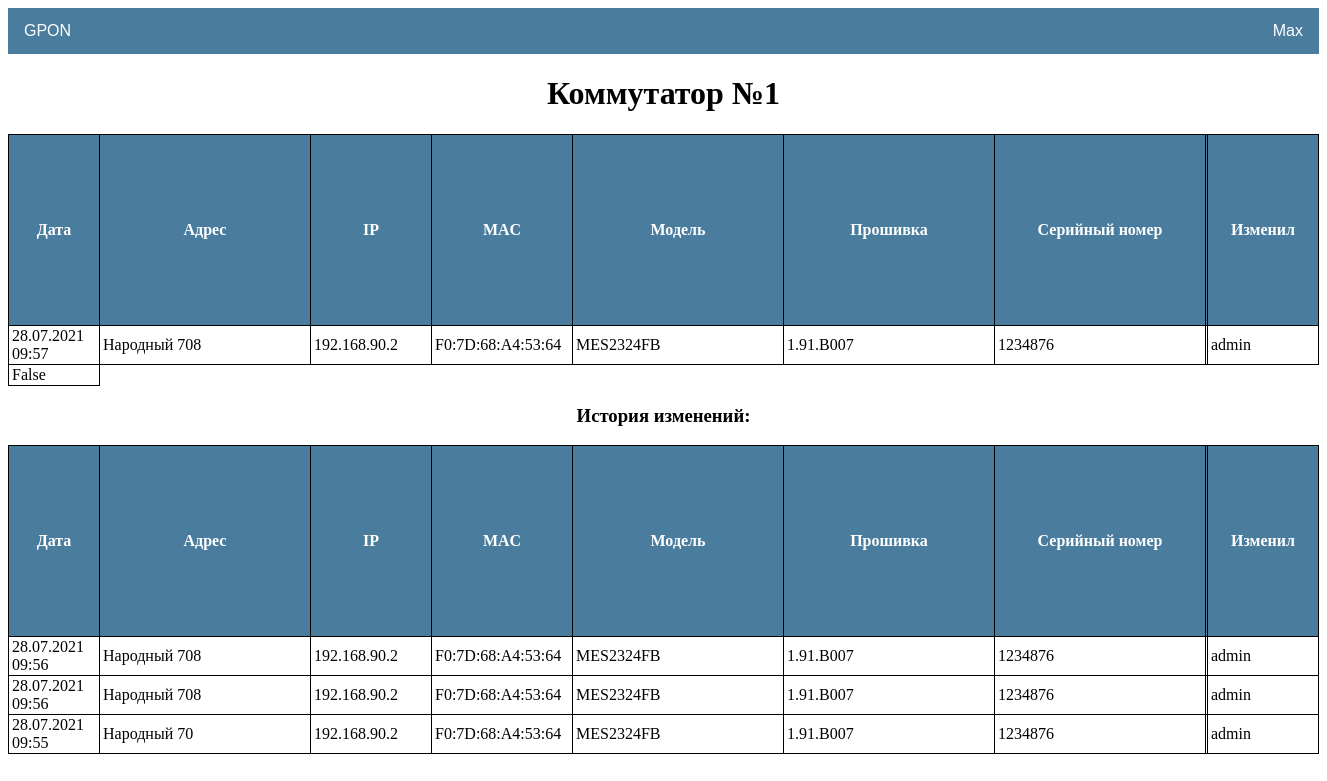
The page /network/switch/1 (signed in) on the database as committed earlier.
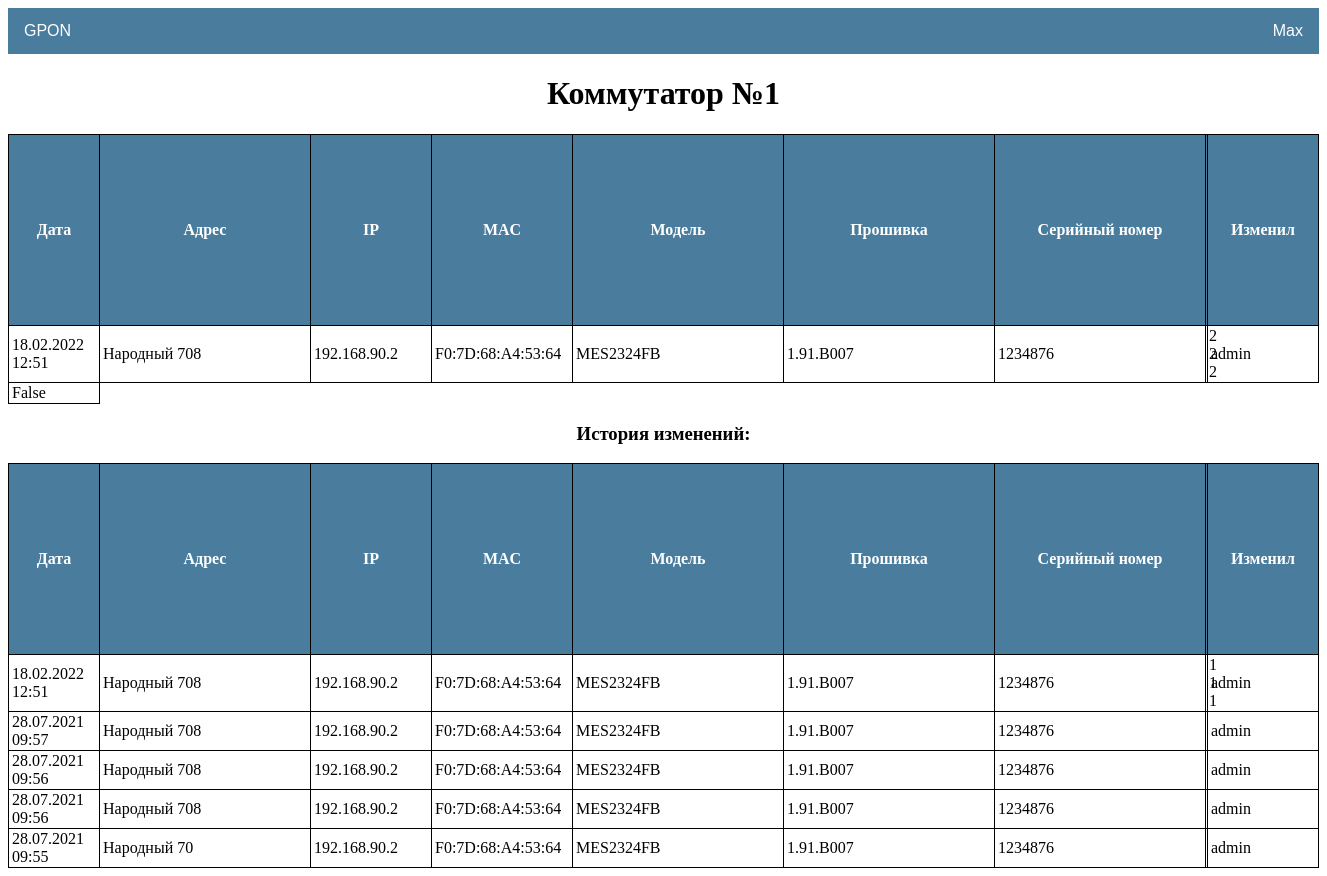
The same page on the database as committed later.
### network/models.py (models this page shows, shortened)
class Switch(models.Model):
    switch_user = models.ForeignKey(User, on_delete=models.CASCADE, verbose_name='Пользователь')
    switch_order = models.IntegerField(unique=True, verbose_name='Номер')
    switch_address = models.CharField(max_length=20, blank=True, verbose_name='Адрес')
    switch_ip = models.CharField(max_length=15, unique=True, verbose_name='IP')
    switch_mac = models.CharField(max_length=50, unique=True, verbose_name='MAC')
    switch_model = models.CharField(max_length=20, blank=True, verbose_name='Модель')
    switch_firmware = models.CharField(max_length=20, blank=True, verbose_name='Прошивка')
    switch_serial = models.CharField(max_length=20, unique=True, verbose_name='Серийный номер')
    switch_note = models.TextField(blank=True, verbose_name='Примечание')
    switch_time = models.DateTimeField(auto_now=True, verbose_name='Дата изменения')
    switch_status = models.BooleanField(default=False)
    class Meta:
        ordering = ['id']

class SwitchHistory(models.Model):
    switch_user = models.ForeignKey(User, on_delete=models.CASCADE, verbose_name='Пользователь')
    switch_order = models.ForeignKey(Switch, on_delete=models.CASCADE, verbose_name='Номер')  # TODO Изменить на OneToOne!!!
    switch_address = models.CharField(max_length=20, blank=True, verbose_name='Адрес')
    switch_ip = models.CharField(max_length=15, verbose_name='IP')
    switch_mac = models.CharField(max_length=50, verbose_name='MAC')  # TODO Убрать!!!
    switch_model = models.CharField(max_length=20, blank=True, verbose_name='Модель')  # TODO Убрать!!!
    switch_firmware = models.CharField(max_length=20, blank=True, verbose_name='Прошивка')
    switch_serial = models.CharField(max_length=20, verbose_name='Серийный номер')  # TODO Убрать!!!
    switch_note = models.TextField(blank=True, verbose_name='Примечание')
    switch_time = models.DateTimeField(auto_now=True, verbose_name='Дата изменения')
    class Meta:
        ordering = ['-switch_time']

### network/views.py (the view)
# urls.py: path('switch/<int:pk>', SwitchDetail.as_view(), name='switch_detail'),
class SwitchDetail(LoginRequiredMixin, DetailView):
    model = Switch
    template_name = 'network/switch_detail.html'
    context_object_name = 'switch'
    def get_context_data(self, **kwargs):
        context = super().get_context_data(**kwargs)
        context['is_Administrators'] = self.request.user.groups.filter(name='Administrators').exists()
        if len(SwitchHistory.objects.filter(switch_order=self.kwargs.get('pk'))) > 1:
            context['history'] = SwitchHistory.objects.filter(switch_order=self.kwargs.get('pk'))[1::]
        else:
            context['history'] = None
        return context

### templates/network/switch_detail.html (shortened to what this page needs)
{%extends 'default.html' %}
{% block content %}
<h1 style="text-align: center;">Коммутатор №{{ switch.switch_order }}</h1>
<table class="table_detail">
        <tr>
            <th style="width: 80px">
                Дата
            </th>
            <th style="width: 200px">
                Адрес
            </th>
            <th style="width: 110px">
                IP
            </th>
            <th style="width: 130px">
               MAC
            </th>
            <th style="width: 200px">
                Модель
            </th>
            <th style="width: 200px">
                Прошивка
            </th>
            <th style="width: 200px">
                Серийный номер
            </th>
            <th>
            </th>
            <th style="width: 100px">
                Изменил
            </th>
        </tr>
        <tr>
            <td>
                {{ switch.switch_time|date:'d.m.Y H:i' }}
            </td>
            <td>
                {{ switch.switch_address }}
            </td>
            <td>
                {{ switch.switch_ip }}
            </td>
            <td>
                {{ switch.switch_mac }}
            </td>
            <td>
                {{ switch.switch_model }}
            </td>
            <td>
                {{ switch.switch_firmware }}
            </td>
            <td>
                {{ switch.switch_serial }}
            </td>
            <td>
                {{ switch.switch_note }}
            </td>
            <td>
                {{ switch.switch_user }}
            </td>
        </tr>
        <tr>
            <td>
                {{ switch.switch_status }}
            </td>
        </tr>
    </table>
{%  if history %}
<h3 style="text-align: center">История изменений:</h3>
    <table class="table_detail">
        <tr>
            <th style="width: 80px">
                Дата
            </th>
            <th style="width: 200px">
                Адрес
            </th>
            <th style="width: 110px">
                IP
            </th>
            <th style="width: 130px">
               MAC
            </th>
            <th style="width: 200px">
                Модель
            </th>
            <th style="width: 200px">
                Прошивка
            </th>
            <th style="width: 200px">
                Серийный номер
            </th>
            <th>
            </th>
            <th style="width: 100px">
                Изменил
            </th>
        </tr>
    {% for switch in history %}
        <tr>
            <td>
                {{ switch.switch_time|date:'d.m.Y H:i' }}
            </td>
            <td>
                {{ switch.switch_address }}
            </td>
            <td>
                {{ switch.switch_ip }}
            </td>
            <td>
                {{ switch.switch_mac }}
            </td>
            <td>
                {{ switch.switch_model }}
            </td>
            <td>
                {{ switch.switch_firmware }}
            </td>
            <td>
                {{ switch.switch_serial }}
            </td>
            <td>
                {{ switch.switch_note }}
            </td>
            <td>
                {{ switch.switch_user }}
            </td>
        </tr>
    {% endfor %}
    </table>
{%  else %}
    <h1></h1>
{% endif %}
{% endblock content %}

### templates/default.html (shortened to what this page needs)
{% load static %}
<!DOCTYPE html>
<html lang="en" xmlns="http://www.w3.org/1999/html">
<head>
  <link href="{% static 'css/default.css'%}" rel="stylesheet">
</head>
<div class="navbar">
  <div class="dropdown">
    <button class="dropbtn">GPON
    </button>
  </div>
  <div class="dropdown-pro">
    <button class="dropbtn-pro">{{ user.username }}
    </button>
  </div>
</div>
<body>
{% block content %}
{% endblock content %}
</body>
</html>

### static/css/default.css (style rules this page uses)
.navbar { overflow: hidden; background-color: #497c9d; font-family: Arial, Helvetica, sans-serif; }
.dropdown { float: left; overflow: hidden; }
.dropdown .dropbtn { font-size: 16px; border: none; outline: none; color: white; padding: 14px 16px; background-color: inherit; font-family: inherit; margin: 0; }
.dropdown-pro { float: right; overflow: hidden; }
.dropdown-pro .dropbtn-pro { font-size: 16px; border: none; outline: none; color: white; padding: 14px 16px; background-color: inherit; font-family: inherit; margin: 0; }
button { cursor: pointer; }
.table_default th, td { position: relative; border: 1px solid black; padding: 5px; word-wrap:break-word; }
.table_detail { border-collapse: collapse; width: 100%; border-spacing: 1px; table-layout: fixed; }
.table_detail th, td { position: relative; border: 1px solid black; padding: 5px; word-wrap:break-word; }
.table_detail th { background: #497c9d; color: #fff; }
.table_gpon th, td { border: 1px solid black; padding: 1px 3px; word-wrap:break-word; }

Rows that differ between the two databases and show on the page:
changed Switch "Народный 708": switch_time "28.07.2021 09:57" → "18.02.2022 12:51"; switch_note (not shown) → "222"
added SwitchHistory: switch_time "18.02.2022 12:51", switch_address "Народный 708", switch_ip "192.168.90.2", switch_mac "F0:7D:68:A4:53:64", switch_model "MES2324FB", switch_firmware "1.91.B007", switch_serial "1234876", switch_note "111", switch_user "admin"
now on this page (row unchanged): SwitchHistory: switch_time "28.07.2021 09:57", switch_address "Народный 708", switch_ip "192.168.90.2", switch_mac "F0:7D:68:A4:53:64", switch_model "MES2324FB", switch_firmware "1.91.B007", switch_serial "1234876", switch_user "admin"
